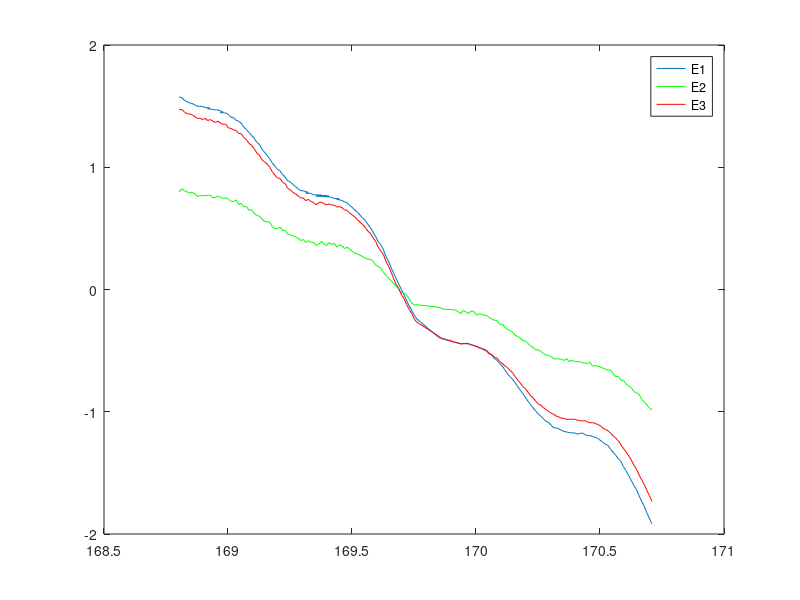
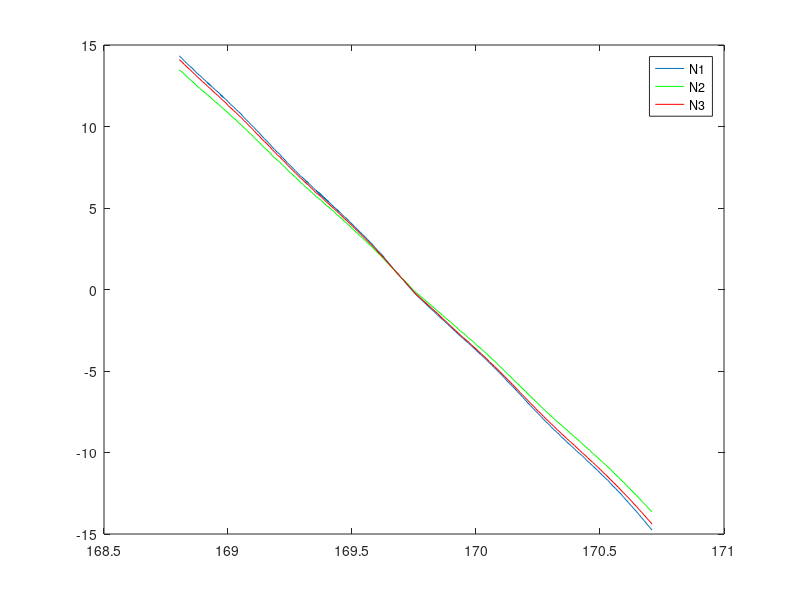
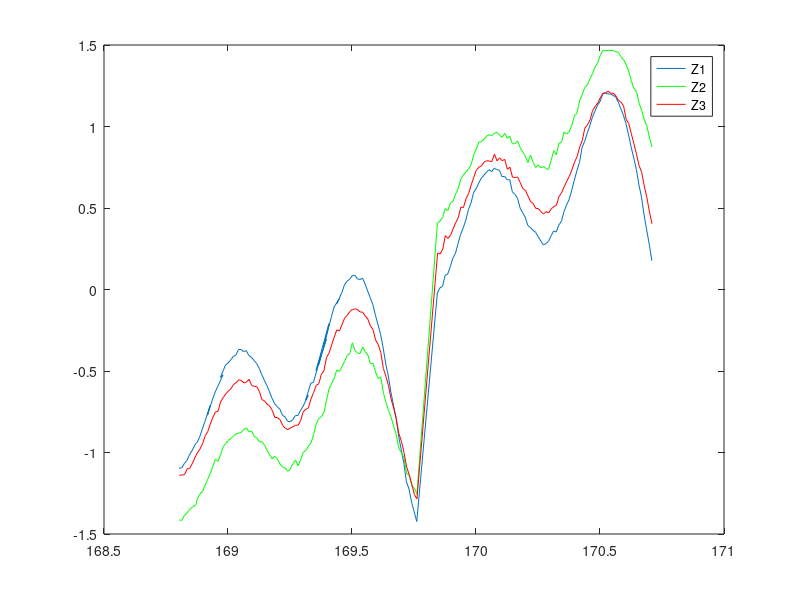

The MATLAB script that drew these images, in order:
%% Plot June 2008 Columbia Survey Data
DataHome = '/Users/shad/Documents/glaciers/Columbia/motion/optical surveys/2008';
cd(DataHome);


load M111.txt
load M222.txt
load M333.txt
%% Separate variables
T1 = M111(:,2);
E1 = M111(:,3);
N1 = M111(:,4);
Z1 = M111(:,5);

T2 = M222(:,2);
E2 = M222(:,3);
N2 = M222(:,4);
Z2 = M222(:,5);

T3 = M333(:,2);
E3 = M333(:,3);
N3 = M333(:,4);
Z3 = M333(:,5);
%% Plot trajectories
figure(1)
plot(T1,E1-mean(E1))
hold on
plot(T2,E2-mean(E2),'g')
plot(T3,E3-mean(E3),'r')
legend('E1','E2','E3')

figure(2)
plot(T1,N1-mean(N1))
hold on
plot(T2,N2-mean(N2),'g')
plot(T3,N3-mean(N3),'r')
legend('N1','N2','N3')

figure(3)
plot(T1,Z1-mean(Z1))
hold on
plot(T2,Z2-mean(Z2),'g')
plot(T3,Z3-mean(Z3),'r')
legend('Z1','Z2','Z3')


%% Shad's calc: m1v = sqrt((diff(motion_08(2:end,2).^2)) + diff((motion_08(2:end,3).^2)))